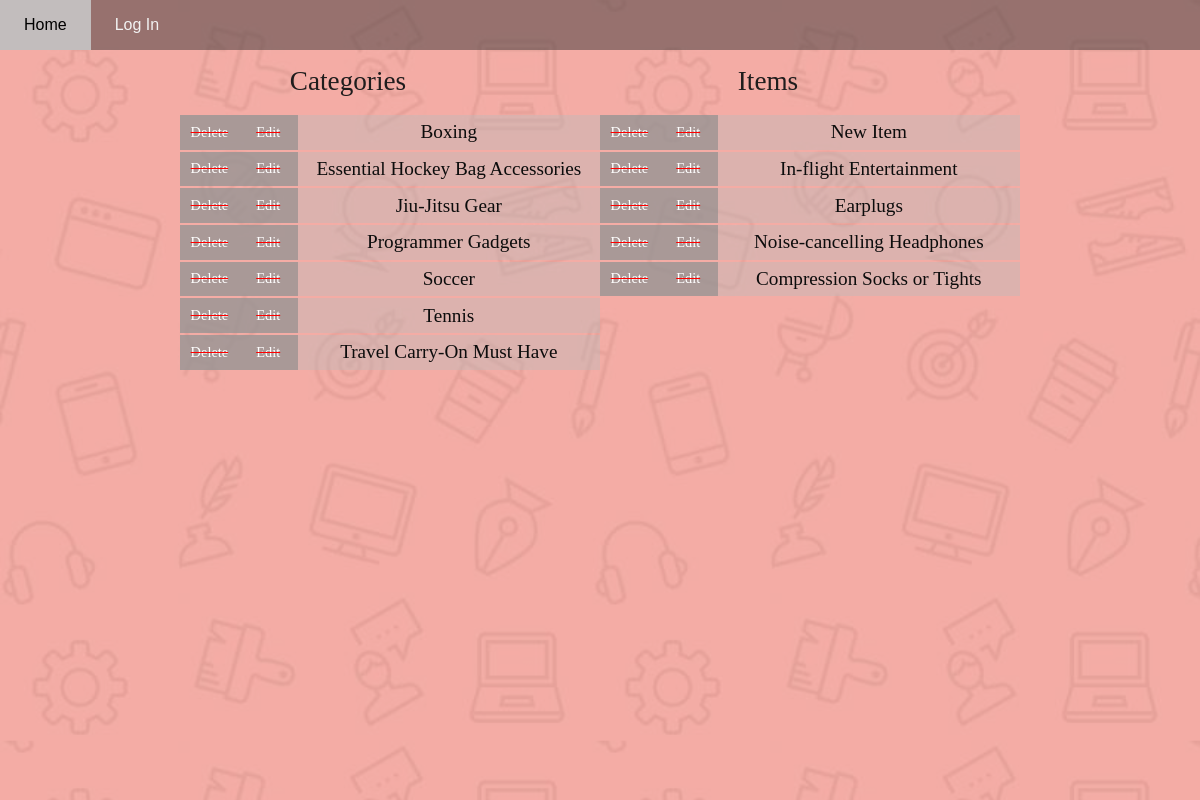
The page /category/ on the database its author committed.
### db_setup.py (models this page shows, shortened)
class Category(Base):
    __tablename__ = 'category'
    id = Column(Integer, primary_key=True)
    name = Column(String(100), nullable=False)
    user_id = Column(Integer, ForeignKey('user.id'))
    user = relationship(User)

class Item(Base):
    __tablename__ = 'item'
    id = Column(Integer, primary_key=True)
    name = Column(String(100), nullable=False)
    description = Column(String(500))
    category_id = Column(Integer, ForeignKey('category.id'))
    category = relationship(Category)
    user_id = Column(Integer, ForeignKey('user.id'))
    user = relationship(User)

### main.py (the view)
@app.route('/')
@app.route('/category/')
def showCategories():
    categories = session.query(Category).order_by(asc(Category.name)).all()
    items = session.query(Item).order_by(desc(Item.id)).limit(5).all()
    if 'username' not in login_session:
        return render_template('catalog.html', categories=categories, items=items)
    else:
        userID = login_session['user_id']
        return render_template('catalog.html', categories=categories, items=items, userID=userID)

### templates/catalog.html (shortened to what this page needs)
<!DOCTYPE html>
<html>
  <head>
    <link
      rel="stylesheet"
      type="text/css"
      href="{{url_for('static', filename='style.css')}}"
    />
  </head>
  <body>
    <div class="bg">
      <div class="bg-color">
        <div class="topnav">
          <a href="{{ url_for('showCategories') }}">Home</a>
          <a href="{{ url_for('login') }}">Log In</a>
        </div>
        <div class="main-catalog">
          <div class="list" id="category">
            <div class="list-name cat">Categories</div>
            {% for cat in categories %}
            <div class="category">
              {%if cat.user_id == userID:%}
              <a
                href="{{url_for('deleteCategory', category_id=cat.id)}}"
                class="delete"
              >
                <span id="item-name">Delete</span>
              </a>
              <a
                href="{{url_for('editCategory', category_id=cat.id)}}"
                class="edit left"
              >
                <span id="item-name">Edit</span>
              </a>
              {%else%}
              <div href="#" class="disabled">
                <span id="item-name">Delete</span>
              </div>
              <div class="disabled">
                <span id="item-name">Edit</span>
              </div>
              {%endif%}
              <a
                href="{{url_for('showItems', category_id=cat.id)}}"
                class="name"
              >
                <span id="item-name">{{ cat.name }}</span>
              </a>
            </div>
            {% endfor %}
          </div>
          <div class="list" id="item">
            <div class="list-name item">Items</div>
            {% for item in items %}
            <div class="category">
              {%if item.user_id == userID:%}
              <a
                href="{{url_for('deleteItem', category_id=item.category_id, item_id=item.id)}}"
                class="delete"
              >
                <span id="item-name">Delete</span>
              </a>
              <a
                href="{{url_for('editItem', category_id=item.category_id, item_id=item.id)}}"
                class="edit left"
              >
                <span id="item-name">Edit</span>
              </a>
              {%else%}
              <div class="disabled">
                <span id="item-name">Delete</span>
              </div>
              <div class="disabled">
                <span id="item-name">Edit</span>
              </div>
              {%endif%}
              <a
                href="{{url_for('showItem', category_id=item.category_id,item_id=item.id)}}"
                class="name"
              >
                <span id="item-name">{{ item.name }}</span>
              </a>
            </div>
            {% endfor %}
          </div>
        </div>
      </div>
    </div>
  </body>
</html>

### static/style.css (style rules this page uses)
.topnav { margin: 0; padding: 0; background: rgba(75, 66, 66, 0.548); overflow: hidden; }
.topnav a { float: left; color: #f2f2f2; text-align: center; padding: 1rem 1.5rem; text-decoration: none; font-size: 1rem; }
body { margin: 0; height: 100%; font-family: Arial, Helvetica, sans-serif; }
.bg { position: fixed; top: 0; left: 0; width: 100%; height: 100%; background: url("img/bg.jpg"); background-size: 100%; }
.bg-color { position: fixed; top: 0; left: 0; width: 100%; height: 100%; background: rgba(255, 255, 255, 0.538); background-size: 100%; }
* { box-sizing: border-box; }
.category { text-decoration: none; font-size: 1.2rem; font-family: "Times New Roman", Times, serif; height: 100%; width: 100%; }
.category .name { text-decoration: none; color: #0c0c0c; padding: 0.4rem; float: left; position: relative; width: 72%; background: rgba(187, 187, 187, 0.418); }
.category .edit, .category .delete, .category .disabled { color: white; text-decoration: none; font-size: 0.9rem; padding: 0.55rem; float: left; position: relative; width: 14%; }
.category .disabled { background: rgba(148, 148, 148, 0.774); text-decoration: line-through; text-decoration-color: red; }
.main-catalog { position: relative; margin-left: 15%; height: 100%; width: 70%; }
.list { width: 50%; height: 12%; text-align: center; display: grid; grid-gap: 2%; }
#category { float: left; }
#item { float: right; }
.list-name { padding: 1rem; color: #1f1d1d; width: 80%; height: 100%; float: left; font-size: 1.7rem; font-family: "Palatino Linotype", "Book Antiqua", Palatino, serif; }

### rows shown on the page
Category: shows "Delete", name "Boxing"
Category: shows "Delete", name "Essential Hockey Bag Accessories"
Category: shows "Delete", name "Jiu-Jitsu Gear"
Category: shows "Delete", name "Programmer Gadgets"
Category: shows "Delete", name "Soccer"
Category: shows "Delete", name "Tennis"
Category: shows "Delete", name "Travel Carry-On Must Have"
Item: shows "Delete", name "New Item"
Item: shows "Delete", name "In-flight Entertainment"
Item: shows "Delete", name "Earplugs"
Item: shows "Delete", name "Noise-cancelling Headphones"
Item: shows "Delete", name "Compression Socks or Tights"
